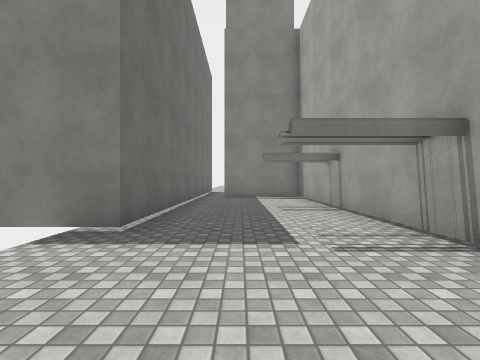
View 1 (above)

24 first-person views from a walk through a scene from a Unity 3-D project. The camera is 1.3 m above the floor, looks level and sees 85° across. The floor is counted in squares, 2 m on a side. Each view is taken from the middle of a square. On the plan, view 1 faces up. The plan holds only what a view shows up to about 9 squares ahead; the rest is blank. The place goes on beyond the plan. Surface patterns are stand-ins for the level's own textures.

View 2
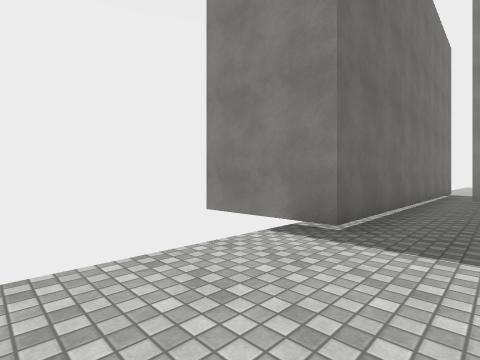

View 3
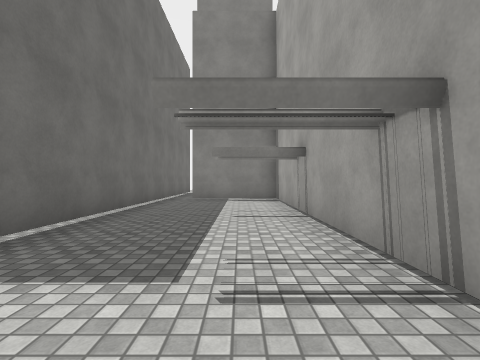

View 4
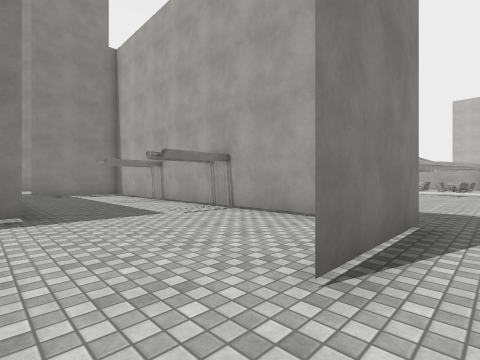

View 5
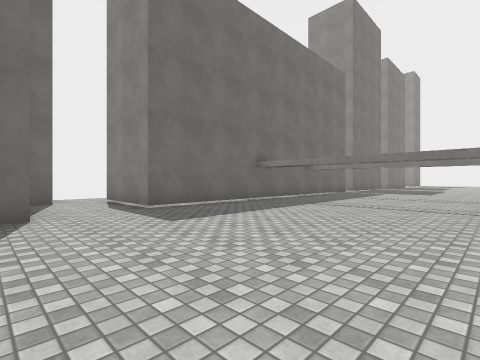

View 6
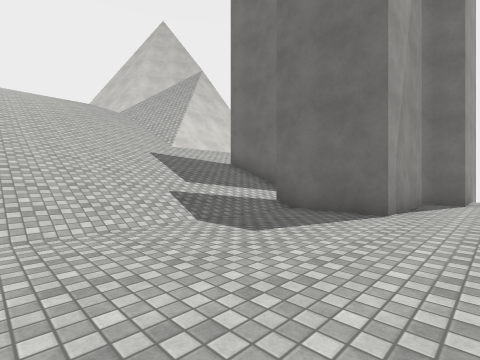

View 7
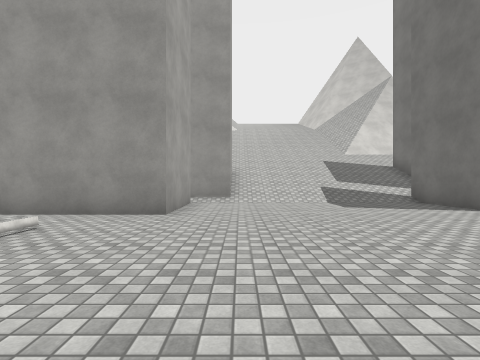

View 8
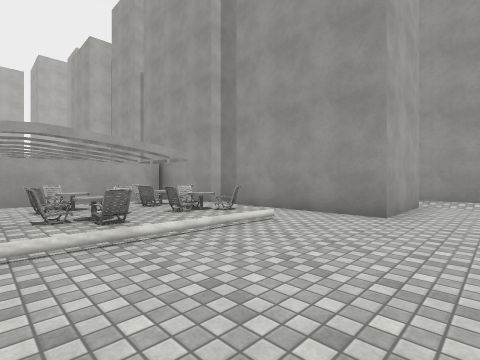

View 9
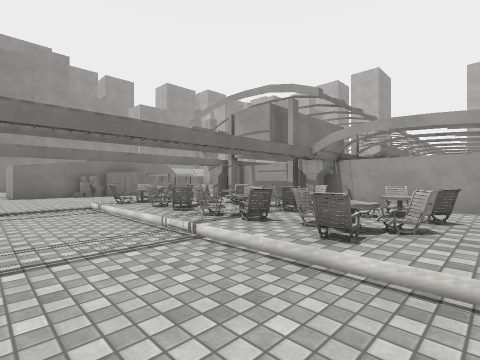

View 10
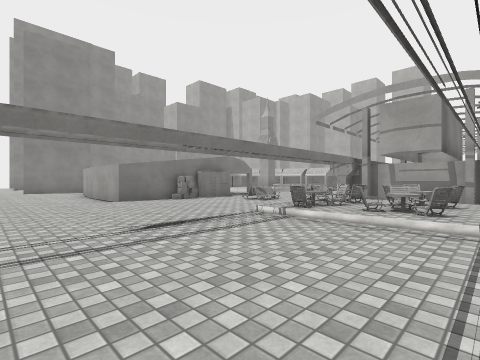

View 11
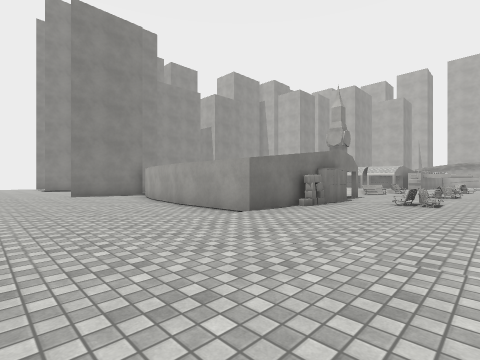

View 12
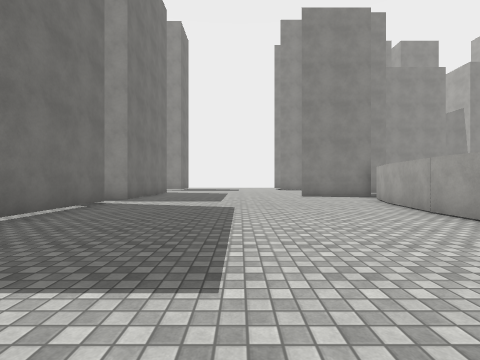

View 13
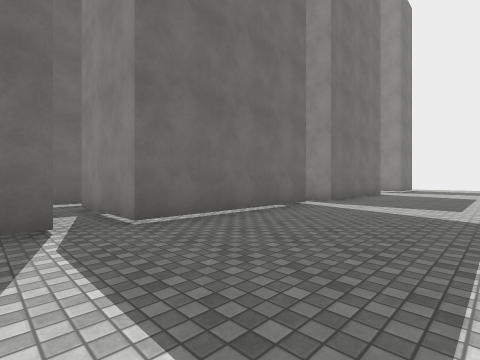

View 14
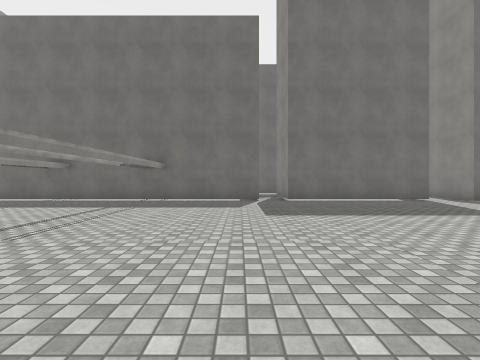

View 15
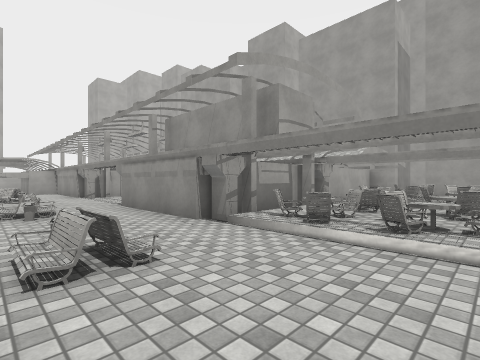

View 16
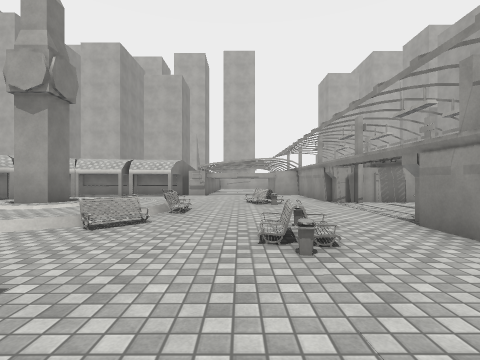

View 17
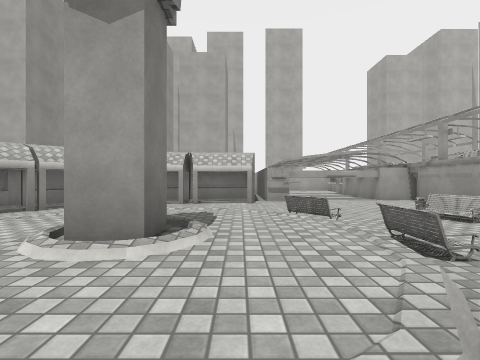

View 18
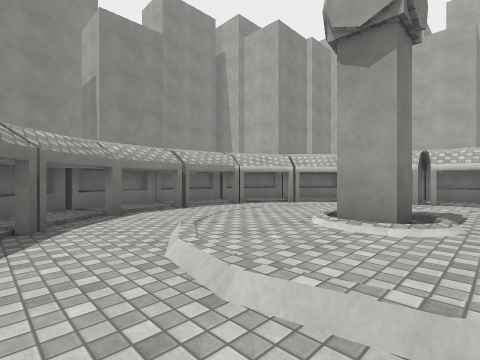

View 19
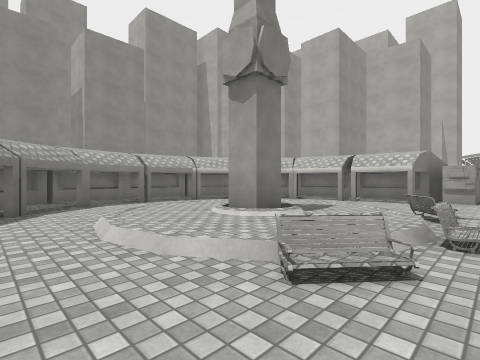

View 20
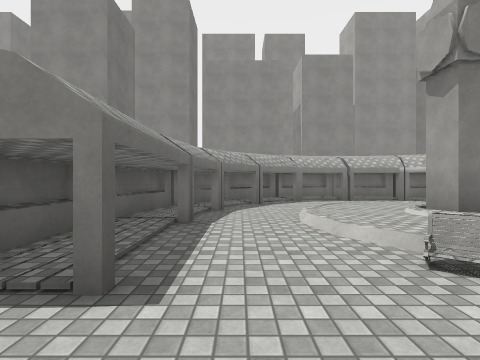

View 21
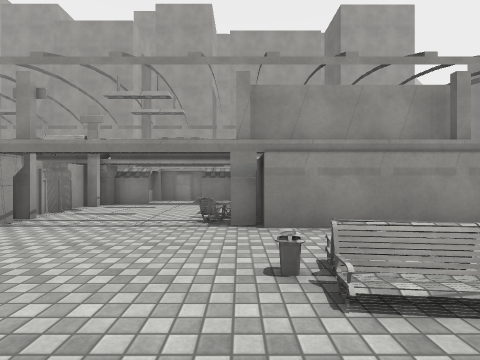

View 22
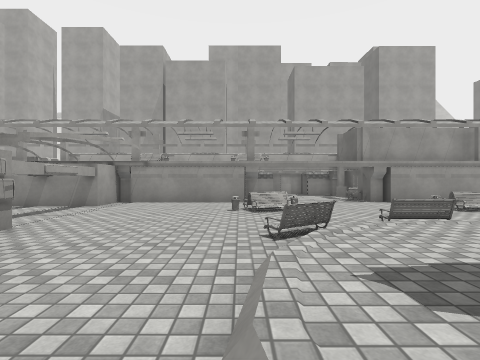

View 23
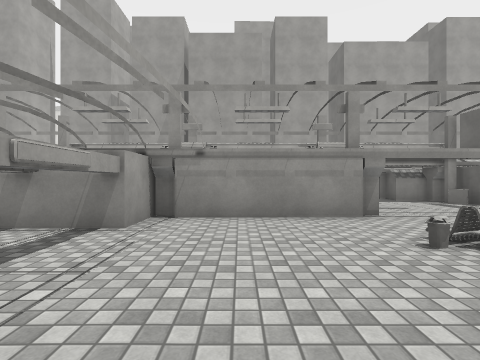

View 24
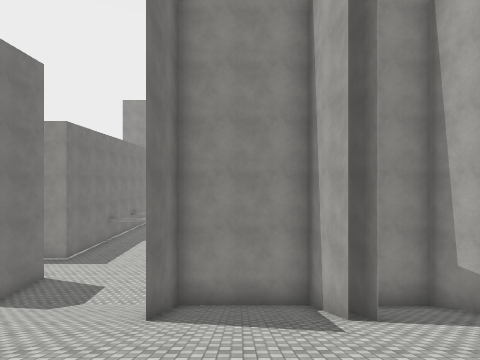

### Floor plan
Key: @ floor where view 1 was taken; # wall or solid block; . main floor; : floor 0.25 m higher than the main floor; / step, stairs or slope; = window, fence, low wall or low ledge.
Columns run from 3 left of view 1 to 26 right of it. Each row starts with its distance up from view 1.
 18      #......       ########
 17     ##........#   ###....###
 16      .........#   ##......##
 15      #.......##  ##..::::..#
 14      #.......#   ##.//:://.##
 13      #.......#   ##./::::/..#
 12      #.......#   ##.//:://..#
 11  #.###.......######..=//=...##
 10  #.###................//....##
  9  #...#..........//../........#
  8  #...#........../=..//..==...#
  7  #...#.......................#
  6  #...#........:#######...#####
  5  #...#........===##  #   #
  4 ##...#........//=##  #   #
  3 #....#........#####  ##..#
  2  ....#........==//#  #..##
  1  ....#........=/=/#  ####
  0  ..@.#........:==/#
 -1  ..###........==/.#
 -2  ..............  ##
 -3 #######.....########
 -4       #.....#    #
 -5       #.....#    #
 -6      ##////=#######
 -7      #/////#///#//#
 -8      #/////#///#//
 -9      /////////////
-10       ///////////
-11        /////
-12         ////
-13          //  /

Where each view was taken, in squares from view 1:
view 1: 0 up, 0 right, facing up
view 2: 0 up, 0 right, facing up-left
view 3: 1 up, 1 right, facing up
view 4: 2 down, 2 left, facing up-right
view 5: 4 down, 8 right, facing up-left
view 6: 2 down, 8 right, facing down-left
view 7: 2 up, 8 right, facing down
view 8: 2 up, 8 right, facing down-right
view 9: 0 up, 9 right, facing up-right
view 10: 3 up, 7 right, facing up-right
view 11: 7 up, 6 right, facing up-right
view 12: 8 up, 6 right, facing up
view 13: 9 up, 6 right, facing up-left
view 14: 9 up, 11 right, facing left
view 15: 9 up, 11 right, facing down-right
view 16: 9 up, 14 right, facing right
view 17: 12 up, 17 right, facing right
view 18: 12 up, 16 right, facing up-right
view 19: 10 up, 16 right, facing up-right
view 20: 9 up, 16 right, facing up
view 21: 10 up, 18 right, facing down
view 22: 14 up, 22 right, facing down
view 23: 11 up, 24 right, facing down
view 24: 13 down, 10 right, facing up
